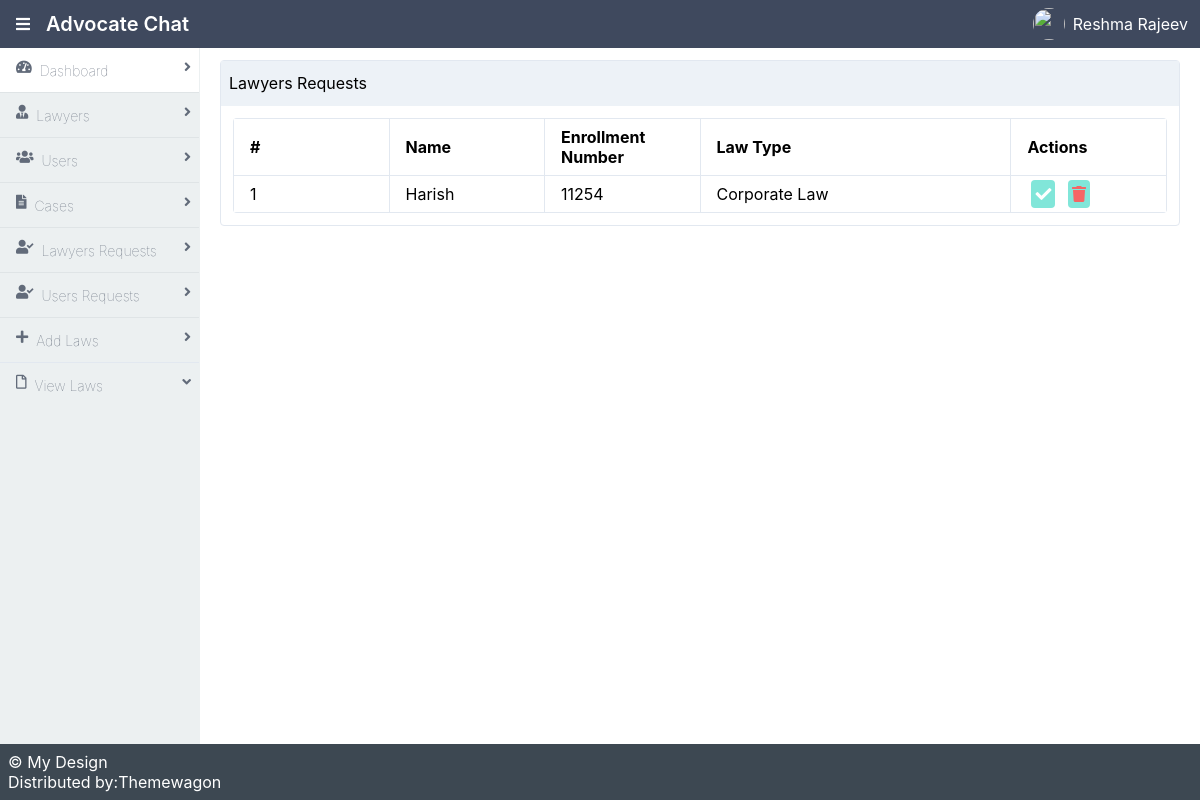
The app's page /ViewLawyerReq with its own data.
### UserApp/models.py (models this page shows)
class LawyerDB(models.Model):
    name_l = models.CharField(max_length=20)
    phone_l = models.IntegerField()
    enroll_l = models.IntegerField()
    law = models.CharField(max_length=20)
    email_l = models.CharField(max_length=20)
    pwd_l = models.CharField(max_length=20)
    image = models.ImageField(upload_to='Image', default='null.jpg')
    status_l = models.CharField(max_length=20,default='null')
    reason_l = models.CharField(max_length=20,default='null')

### AdminApp/views.py (the view)
# urls.py: path('ViewLawyerReq', views.ViewLawyerReq, name='ViewLawyerReq'),
def ViewLawyerReq(request):
    data = LawyerDB.objects.filter(status_l='null')
    return render(request,'ViewLawyerReq.html',{'data':data})

### AdminApp/templates/ViewLawyerReq.html (shortened to what this page needs)
{% extends 'Admin.html' %}
            {% block content %}
            <main class="bg-white-500 flex-1 p-3 overflow-hidden">
                <div class="flex flex-col">
                    <div class="flex flex-1  flex-col md:flex-row lg:flex-row mx-2">
                        <div class="mb-2 border-solid border-gray-300 rounded border shadow-sm w-full">
                            <div class="bg-gray-200 px-2 py-3 border-solid border-gray-200 border-b">
                                Lawyers Requests
                            </div>
                            <div class="p-3">
                                <table class="table-responsive w-full rounded">
                                    <thead>
                                      <tr>
                                        <th class="border w-1/6 px-4 py-2">#</th>
                                        <th class="border w-1/6 px-4 py-2">Name</th>
                                        <th class="border w-1/6 px-4 py-2">Enrollment Number</th>
                                        <th class="border w-1/3 px-4 py-2">Law Type</th>
                                        <th class="border w-1/3 px-4 py-2">Actions</th>
                                      </tr>
                                    </thead>
                                    <tbody>
                                        {% for i in data %}
                                        <tr>
                                            <td class="border px-4 py-2">{{forloop.counter}}</td>
                                            <td class="border px-4 py-2">{{i.name_l}}</td>
                                            <td class="border px-4 py-2">{{i.enroll_l}}</td>
                                            <td class="border px-4 py-2">{{i.law}}</td>
                                            <td class="border px-4 py-2">
                                                <a href="{% url 'AcceptLawyerReq' LRAid=i.id %}" class="bg-teal-300 cursor-pointer rounded p-1 mx-1 text-white">
                                                        <i class="fas fa-check"></i></a>
                                                <a href="{% url 'RejectLawyerReq' LRDid=i.id %}" class="bg-teal-300 cursor-pointer rounded p-1 mx-1 text-red-500">
                                                        <i class="fas fa-trash"></i>
                                                </a>
                                            </td>
                                        </tr>
                                    </tbody>
                                    {% endfor %}
                                </table>
                            </div>
                        </div>
                    </div>
                </div>
            </main>
            {% endblock %}

### records on screen
LawyerDB: name_l "Harish", enroll_l "11254", law "Corporate Law"
